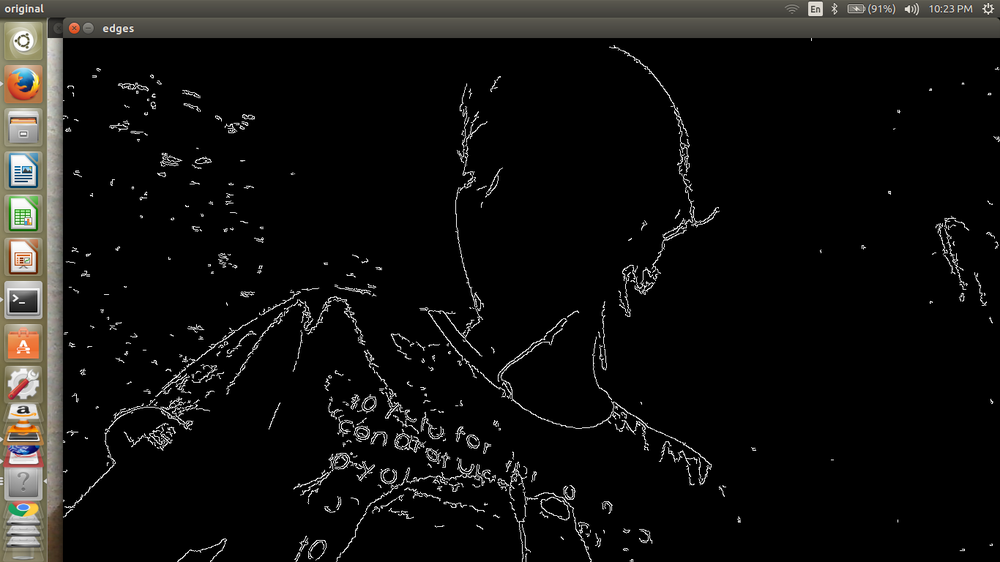
#> input picture tutorial10/edgeDetection(100*200).png, 1000 x 562 px, shrunk from 1366 x 768 before the run, given in place of the camera
$ python t9.py
#> lines starting #> are read from the running program, lines starting #| are printed output that depends on the picture; after the words box and inside, x2 and y2 are one past the last pixel; in counts of white or black regions, pixels touching at a corner belong together
import cv2
import numpy as np

cap=cv2.VideoCapture(0)

while True:
	_,frame=cap.read()
#> frame is the input picture: shape (562, 1000, 3); mean B, G, R 16.8, 18.3, 19
	hsv=cv2.cvtColor(frame,cv2.COLOR_BGR2HSV)
#> hsv: shape (562, 1000, 3); mean H, S, V 3.4, 5.5, 19.3
#hue saturatio n and value
	lower_red=np.array([15,10,0])
	upper_red=np.array([180,255,150])

	mask=cv2.inRange(hsv,lower_red,upper_red)
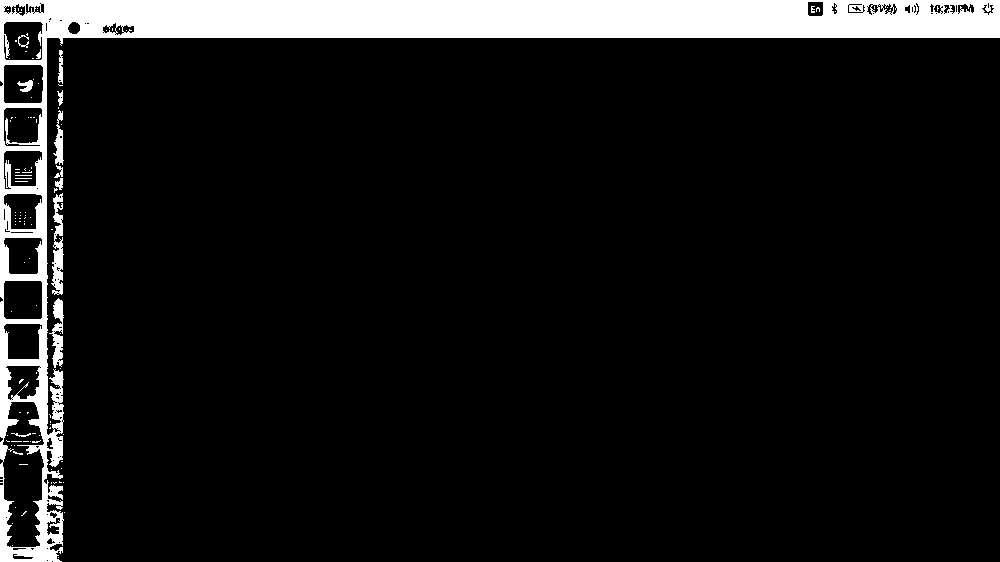
#> mask: shape (562, 1000); 9% white; 114 white regions (101 under 20 px), largest, box (x1, y1, x2, y2) and area: (0, 0, 1000, 562) 47922, (51, 193, 64, 295) 744, (49, 298, 64, 368) 532
	res=cv2.bitwise_and(frame,frame,mask=mask)
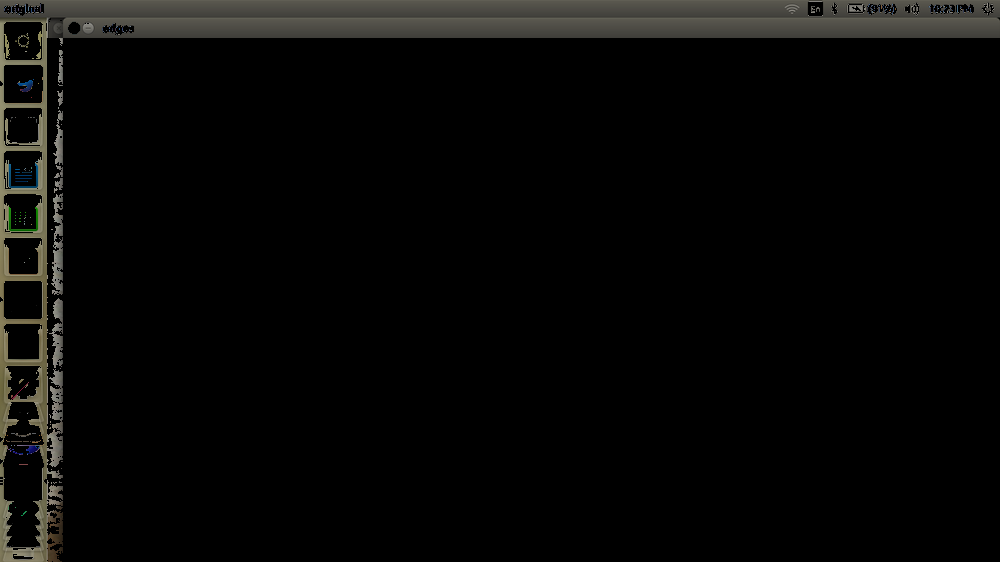
#> res: shape (562, 1000, 3); mean B, G, R 6.8, 7.8, 8

	kernel=np.ones((5,5),np.uint8)
	erosion=cv2.erode(mask,kernel,iterations=1)
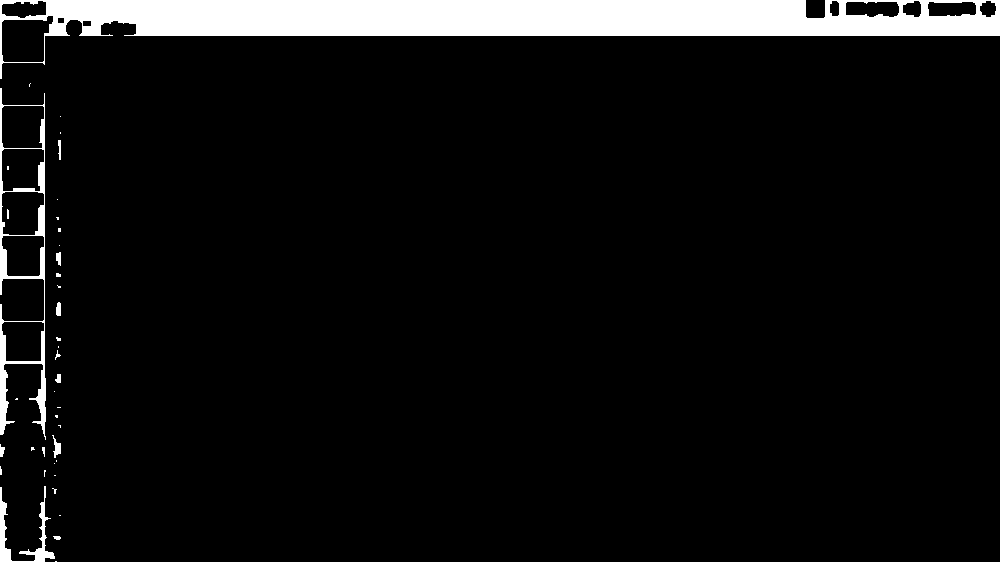
#> erosion: shape (562, 1000); 6.5% white; 39 white regions (27 under 20 px), largest, box (x1, y1, x2, y2) and area: (0, 0, 1000, 79) 31942, (0, 88, 46, 440) 3178, (0, 486, 55, 562) 940
	dilation=cv2.dilate(mask,kernel,iterations=1)
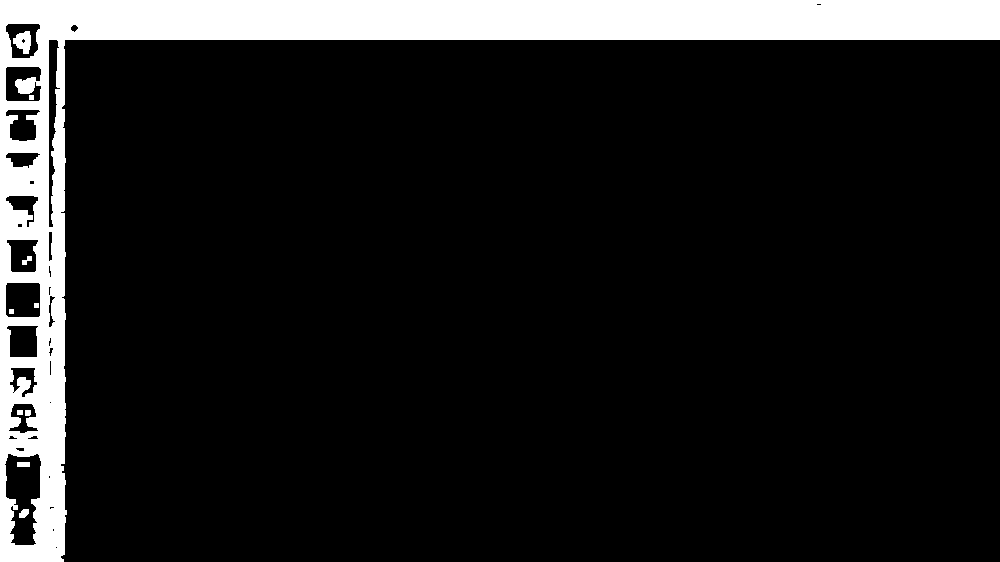
#> dilation: shape (562, 1000); 11.4% white; 10 white regions, largest, box (x1, y1, x2, y2) and area: (0, 0, 1000, 562) 63374, (13, 31, 31, 54) 278, (19, 509, 29, 518) 69

	cv2.imshow('mask',mask)
	cv2.imshow('res',res)
	cv2.imshow('frame',frame)
	cv2.imshow('ersion',erosion)
	cv2.imshow('dilation',dilation)
#	cv2.imshow('bilateral',bilateral)

	if cv2.waitKey(1) & 0xFF ==ord('q'):
#> (key q is pressed here)
		break

cv2.destroyAllWindows()
cap.release()

$ run again, on tutorial10/edgeDetection(50*50).png
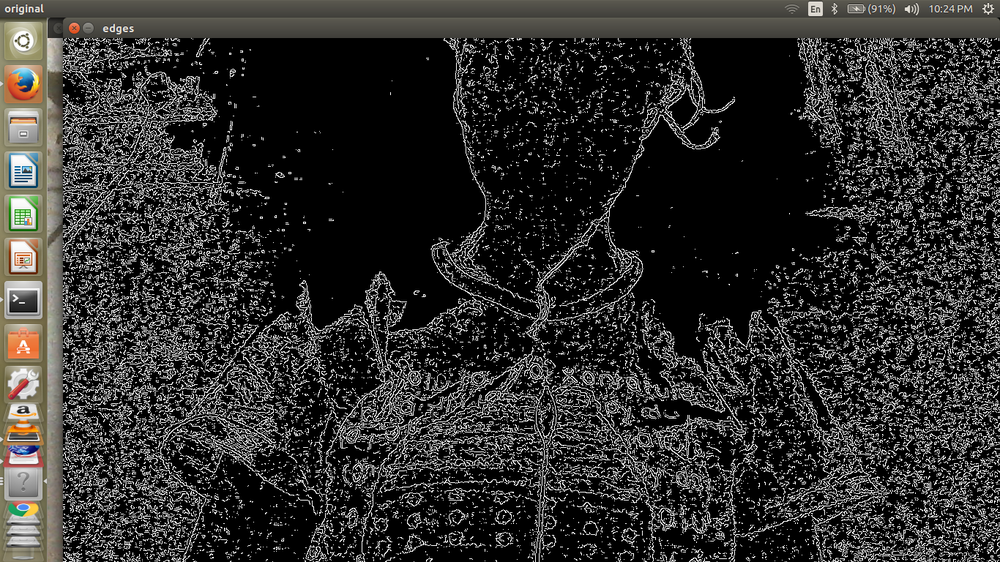
#> input picture tutorial10/edgeDetection(50*50).png, 1000 x 562 px, shrunk from 1366 x 768 before the run, given in place of the camera
#> frame is the input picture: shape (562, 1000, 3); mean B, G, R 46.3, 47.8, 48.5
#> hsv: shape (562, 1000, 3); mean H, S, V 3.4, 5.5, 48.8
#> `mask=cv2.inRange(hsv,lower_red,upper_red)`:
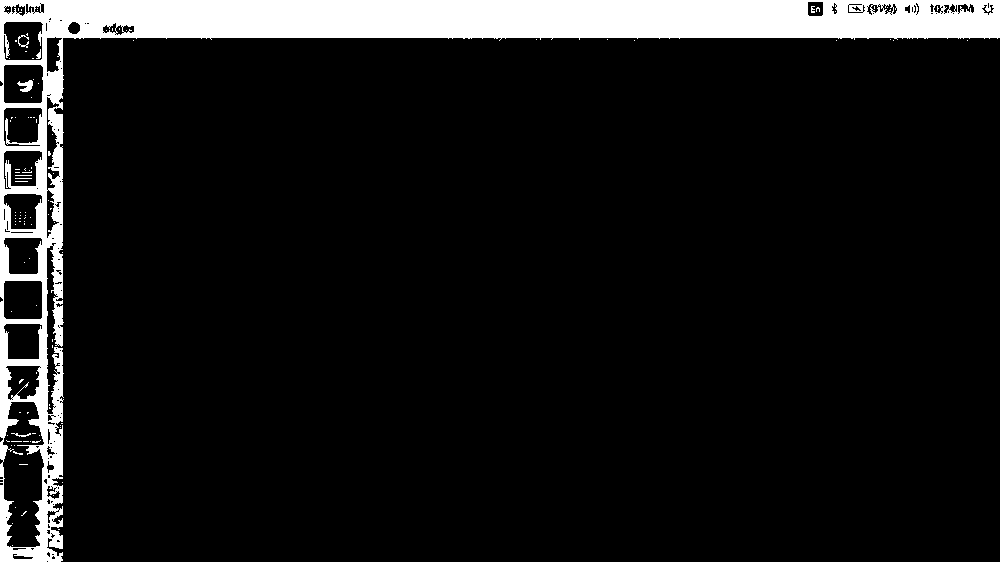
#> mask: shape (562, 1000); 9.2% white; 111 white regions (105 under 20 px), largest, box (x1, y1, x2, y2) and area: (0, 0, 1000, 562) 51317, (17, 80, 33, 92) 110, (18, 35, 29, 48) 49, (11, 433, 31, 437) 34, (36, 49, 41, 59) 28, (811, 6, 815, 13) 20
#> erosion: shape (562, 1000); 6.7% white; 40 white regions (23 under 20 px), largest, box (x1, y1, x2, y2) and area: (0, 0, 1000, 79) 31932, (0, 72, 61, 477) 3792, (0, 486, 51, 562) 895
#> `dilation=cv2.dilate(mask,kernel,iterations=1)`:
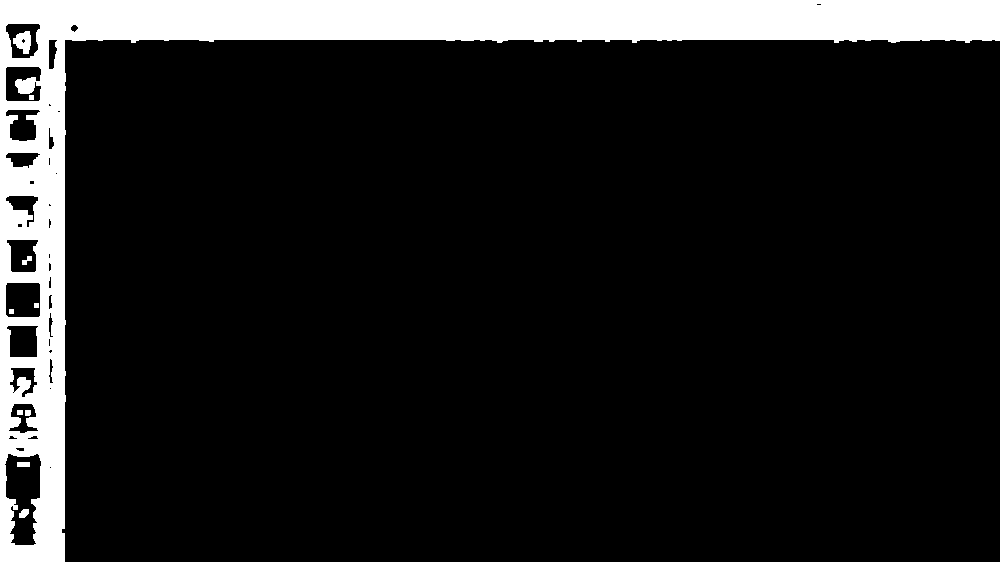
#> dilation: shape (562, 1000); 11.6% white; 10 white regions, largest, box (x1, y1, x2, y2) and area: (0, 0, 1000, 562) 64513, (13, 31, 31, 54) 278, (19, 509, 29, 518) 69
